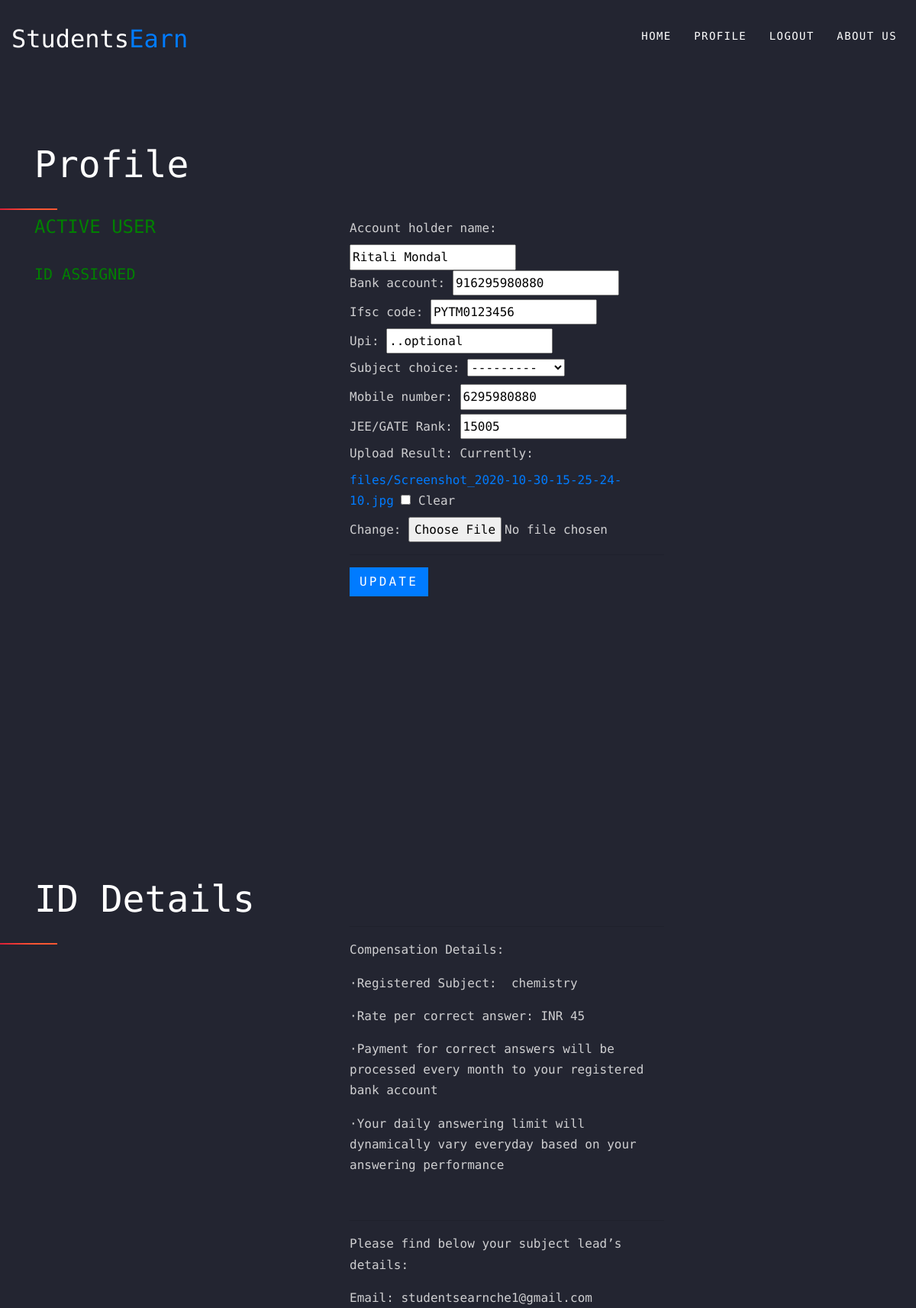
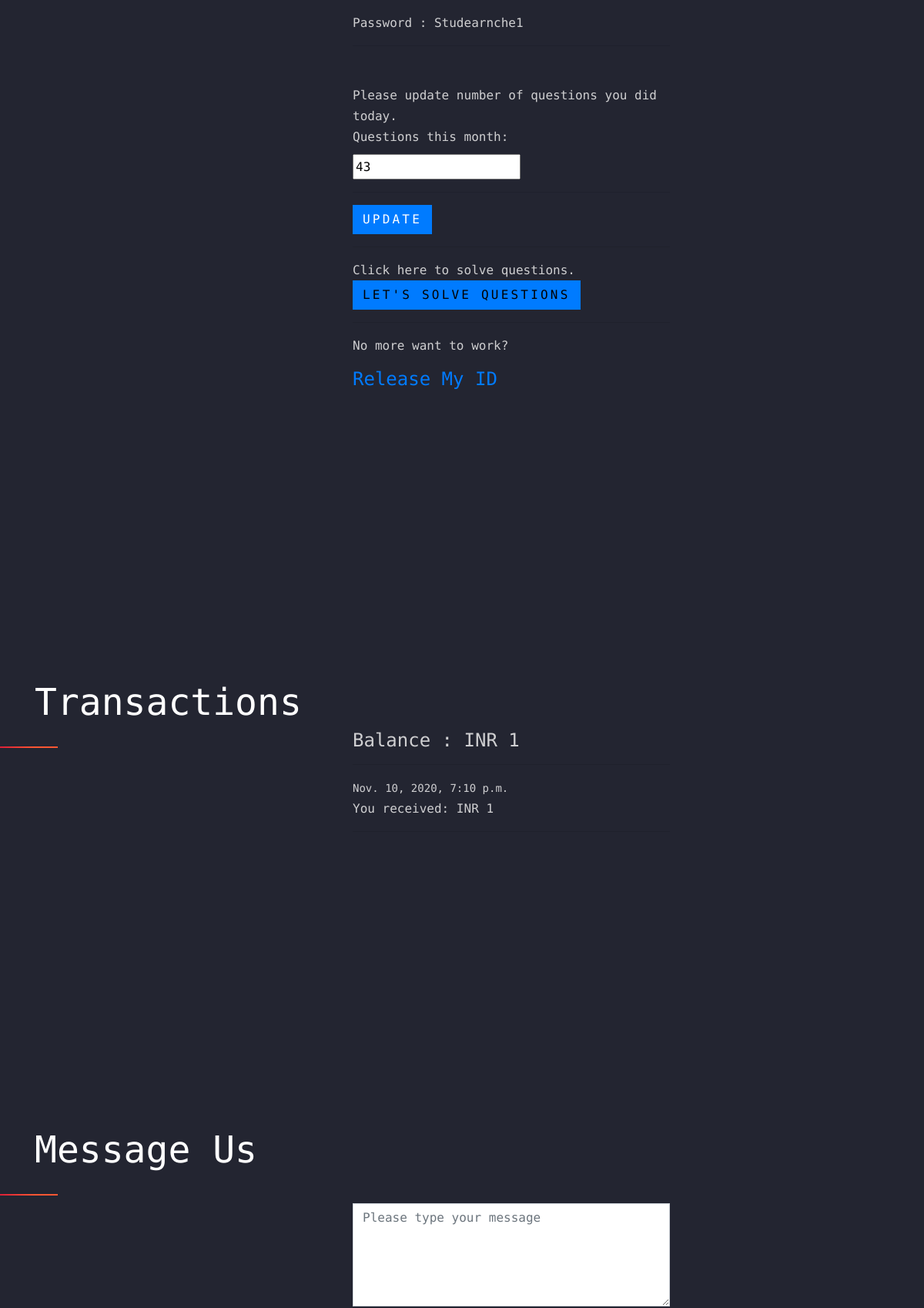
The page /profile/21/ (signed in, upper part) on the database its author committed (2 pictures, top to bottom).
### core/models.py (models this page shows, shortened)
class Profile(models.Model):
	user = models.OneToOneField(User, on_delete=models.CASCADE)
	account_holder_name = models.CharField(max_length=100, default='...ABCD')
	bank_account = models.CharField(max_length=100, default='...00')
	ifsc_code = models.CharField(max_length=100, default='...ABCD')
	upi = models.CharField(max_length=100, default='..optional')
	balance = models.IntegerField(default=0)
	questions_this_month = models.IntegerField(default=0)
	id_alloted = models.ForeignKey(EmailID, on_delete=models.CASCADE, null=True, blank=True)
	subject_choice = models.ForeignKey(Category, on_delete=models.CASCADE, null=True, blank=True)
	is_active = models.BooleanField(default=False)
	mobile_number = models.CharField(max_length=13, null=True, blank=True)
	rank = models.CharField(max_length=5, null=True, blank=True, verbose_name="JEE/GATE Rank")
	result_file = models.ImageField(upload_to='files', null=True, blank=True, verbose_name="Upload Result")
	send_verify_mail_yes = models.BooleanField(default=False)
	send_verify_mail_no = models.BooleanField(default=False)
	subject_message = models.CharField(max_length=200, default='StudentsEarn...')
	message = models.TextField(default='Hello........')
	send_message = models.BooleanField(default=False)
	date = models.DateTimeField(auto_now_add=True)
	class Meta:
		verbose_name_plural = "Profiles"
		ordering = ['-questions_this_month',]

class EmailID(models.Model):
	Email = models.EmailField()
	Password = models.CharField(max_length=100)
	Subject = models.ForeignKey(Category, on_delete=models.CASCADE)
	is_alloted = models.BooleanField(default=False)
	user = models.ForeignKey(User, on_delete=models.CASCADE, null=True, blank=True)
	release = models.BooleanField(default=False)

class Category(models.Model):
	Title = models.CharField(max_length=100)
	price = models.IntegerField(default=30)
	class Meta:
		verbose_name_plural = "Categories"
	def __str__(self):
		return self.Title

class Transaction(models.Model):
	user = models.ForeignKey(Profile, on_delete=models.CASCADE)
	credit = models.IntegerField(default=0)
	date = models.DateTimeField(auto_now_add=True)

### core/views.py (the view, shortened to what this page needs)
# urls.py: path('profile/<int:pk>/', views.profile, name='profile'),
def profile(request, pk):
	object = Profile.objects.filter(user__id=pk).first()
	from datetime import date
	today = date.today()
	d1 = today.strftime("%d")
	d1 = int(d1)
	if (d1 == 1):
		object.questions_this_month = 0
	saved = False
	if not object.rank:
		saved = True
	form = ProfileForm(initial={'bank_account' : object.bank_account,
		'ifsc_code' : object.ifsc_code,
		'subject' : object.subject_choice,
		'mobile_number' : object.mobile_number,
		'rank' : object.rank,
		'result_file' : object.result_file,
		'upi' : object.upi,
		'bank_account' : object.bank_account,
		'account_holder_name': object.account_holder_name,
	})
	form2 = QuestionForm(initial={'questions_this_month': object.questions_this_month,})
	active = object.is_active
	uploaded = False
	print(object.result_file)
	if object.result_file:
		uploaded = True
	messages = Message.objects.filter(user=request.user)
	messages = messages[0:3]
	m = request.GET.get('mess')
	print("message = ", m)
	helptext = ""
	assigned = False
	if (object.id_alloted is not None):
		assigned = True
	email_id = None
	pass_word = None
	if assigned:
		email_id = object.id_alloted.Email
		pass_word = object.id_alloted.Password
	transactions = Transaction.objects.filter(user=object)
	transactions = transactions[::-1]
	transactions = transactions[0:5]
	context = {
		'transactions' : transactions,
		'email_id' : email_id,
		'pass_word' : pass_word,
		'assigned' : assigned,
		'form' : form,
		'saved' : saved,
		'p' : object,
		'uploaded' : uploaded,
		'active' : active,
		'messages' : messages,
		'helptext' : helptext,
		'form2' : form2,
	}
	return render(request, 'core/profile.html', context)

### core/forms.py
class ProfileForm(ModelForm):
	class Meta:
		model = Profile
		fields = ['account_holder_name', 'bank_account', 'ifsc_code', 'upi', 'subject_choice', 'mobile_number', 'rank', 'result_file']

class QuestionForm(ModelForm):
	class Meta:
		model = Profile
		fields = ['questions_this_month',]

### core/views.py (called while the page is built)
def is_valid_queryparam(param):
	return param != '' and param is not None

### core/templates/core/profile.html (shortened to what this page needs)
{% extends 'core/base.html' %}
{% load static %}
{% block content %}
<div class="site-section">
      <div class="container">
        <div class="row mb-5">
          <div class="col-lg-4" data-aos="fade-up" data-aos-delay="100">
            <div class="site-section-heading">
              <h2>Profile</h2>
              {% if active %}
        <h4 style="color:green"> ACTIVE USER</h4><br>
        {% if assigned %}
        <h5 style="color:green"> ID ASSIGNED</h5>
        {% endif %}
        {% else %}
        <h4 style="color:red"> INACTIVE USER</h4>
        {% endif %}
            </div>
          </div>
          <div class="col-lg-5 mt-5 pl-lg-5" data-aos="fade-up" data-aos-delay="200">
            <form style="margin-top:50px;" method="POST" enctype="multipart/form-data">
    {% for field in form.visible_fields %}
    <div class="fieldWrapper">
      {% if field is not None %}
        {{ field.label_tag }} {{ field }}
        {% endif %}
    </div>
{% endfor %}
<hr>
  <button type="submit" class="btn btn-primary">Update</button>
</form>
          </div>
        </div>
      </div>
    </div>
{% if assigned %}
<div class="site-section">
      <div class="container">
        <div class="row mb-5">
          <div class="col-lg-4" data-aos="fade-up" data-aos-delay="100">
            <div class="site-section-heading">
              <h2>ID Details</h2>
            </div>
          </div>
          <div class="col-lg-5 mt-5 pl-lg-5" data-aos="fade-up" data-aos-delay="200">
<div dir="auto">
  <hr>
<p><strong>Compensation Details:<u></u><u></u></strong></p>
<p><u></u>&middot;Registered Subject:&nbsp; {{ p.id_alloted.Subject }}<u></u><u></u></p>
<p><u></u>&middot;Rate per correct answer: INR {{ p.id_alloted.Subject.price }}<u></u></p>
<p><u></u>&middot;Payment for correct answers will be processed every month to your registered bank account<u></u><u></u></p>
<p><u></u>&middot;Your daily answering limit will dynamically vary everyday based on your answering performance<u></u><u></u></p>
<p><u></u>&nbsp;<u></u></p>
<hr>
<p>Please find below your subject lead&rsquo;s details:</p>
<p>Email: {{ p.id_alloted.Email }}</p>
<p>Password : {{ p.id_alloted.Password }}</p>
<hr>
<form style="margin-top:50px;" method="POST" enctype="multipart/form-data">
      Please update number of questions you did today.
    {% for field in form2.visible_fields %}
    <div class="fieldWrapper">
      {% if field is not None %}
        {{ field.label_tag }} {{ field }}
        {% endif %}
    </div>
{% endfor %}
<hr>
  <button type="submit" class="btn btn-primary">Update</button>
</form>
<hr>
Click here to solve questions.
<button class="btn btn-primary"><a style="color:black;" href="http://expert.chegg.com/home">Let's solve questions</a></button>
<hr>
<p>No more want to work?</p>
<h4><a href="{% static 'core/confirm_release.html' %}">Release My ID</a></h4>
</div>
          </div>
        </div>
      </div>
    </div>
{% endif %}
{% if transactions %}
<div class="site-section">
      <div class="container">
        <div class="row mb-5">
          <div class="col-lg-4" data-aos="fade-up" data-aos-delay="100">
            <div class="site-section-heading">
              <h2>Transactions</h2>
            </div>
          </div>
          <div class="col-lg-5 mt-5 pl-lg-5" data-aos="fade-up" data-aos-delay="200">
            <h4>Balance : INR {{ p.balance }}</h4>
          <hr>
            {% for m in transactions %}
            <small>{{ m.date }}</small>
            <p>You received: INR {{ m.credit }}</p>
            <hr>
            {% endfor %}
          </div>
        </div>
      </div>
    </div>
{% endif %}
<div class="site-section">
      <div class="container">
        <div class="row mb-5">
          <div class="col-lg-4" data-aos="fade-up" data-aos-delay="100">
            <div class="site-section-heading">
              <h2>Message Us</h2>
            </div>
          </div>
          <div class="col-lg-5 mt-5 pl-lg-5" data-aos="fade-up" data-aos-delay="200">
            <form style="margin-top:50px;">
            <textarea class="form-control rounded-0" id="exampleFormControlTextarea1" rows="5" placeholder="Please type your message" name="mess"></textarea>
</form>
          </div>
        </div>
      </div>
    </div>
{% endblock content %}

### core/templates/core/base.html (shortened to what this page needs)
{% load static %}
<!DOCTYPE html>
<html lang="en">
  <head>
    <link rel="stylesheet" href="{% static 'core/fonts/icomoon/style.css' %}">
    <link rel="stylesheet" href="{% static 'core/css/bootstrap.min.css' %}">
    <link rel="stylesheet" href="{% static 'core/css/magnific-popup.css' %}">
    <link rel="stylesheet" href="{% static 'core/css/jquery-ui.css' %}">
    <link rel="stylesheet" href="{% static 'core/css/owl.carousel.min.css' %}">
    <link rel="stylesheet" href="{% static 'core/css/owl.theme.default.min.css' %}">
    <link rel="stylesheet" href="{% static 'core/css/bootstrap-datepicker.css' %}">
    <link rel="stylesheet" href="{% static 'core/fonts/flaticon/font/flaticon.css' %}">
    <link rel="stylesheet" href="{% static 'core/css/aos.css' %}">
    <link rel="stylesheet" href="{% static 'core/css/style.css' %}">
  </head>
  <body>
  <div class="site-wrap">
    <header class="site-navbar py-3" role="banner">
      <div class="container-fluid">
        <div class="row align-items-center">
          <div class="col-11 col-xl-2">
            <h1 class="mb-0"><a href="{% url 'home' %}" class="text-white h2 mb-0">Students<span class="text-primary">Earn</span> </a></h1>
          </div>
          <div class="col-12 col-md-10 d-none d-xl-block">
            <nav class="site-navigation position-relative text-right" role="navigation">
              <ul class="site-menu js-clone-nav mx-auto d-none d-lg-block">
                <li><a href="{% url 'home' %}">Home</a></li>
                {% if not user.is_authenticated %}
                <li><a href="{% url 'login' %}">Login</a></li>
                <li><a href="{% url 'register' %}">Register</a></li>
                <li class="cta"><a href="{% url 'aboutus' %}">About Us</a></li>
                {% else %}
                <li><a href="{% url 'profile' user.id %}">Profile</a></li>
                <li><a href="{% url 'logout' %}">Logout</a></li>
                <li><a href="{% url 'aboutus' %}">About Us</a></li>
                {% endif %}
              </ul>
            </nav>
          </div>
          </div>
        </div>
      </div>
    <br>
    {% block content %}
    {% endblock content %}
  </body>
</html>

### core/static/core/css/style.css (style rules this page uses)
body { line-height: 1.7; color: #cfcfd1; font-weight: 300; font-size: 1rem; background: #232531; font-family: "Roboto Mono", -apple-system, BlinkMacSystemFont, "Segoe UI", Roboto, "Helvetica Neue", Arial, sans-serif, "Apple Color Emoji", "Segoe UI Emoji", "Segoe UI Symbol", "Noto Color Emoji"; }
a { -webkit-transition: .3s all ease; -o-transition: .3s all ease; transition: .3s all ease; }
h1, h2, h3, h4, h5, .h1, .h2, .h3, .h4, .h5 { font-family: "Roboto Mono", -apple-system, BlinkMacSystemFont, "Segoe UI", Roboto, "Helvetica Neue", Arial, sans-serif, "Apple Color Emoji", "Segoe UI Emoji", "Segoe UI Symbol", "Noto Color Emoji"; }
.site-wrap:before { -webkit-transition: .3s all ease-in-out; -o-transition: .3s all ease-in-out; transition: .3s all ease-in-out; background: rgba(0, 0, 0, 0.6); content: ""; position: absolute; z-index: 2000; top: 0; left: 0; right: 0; bottom: 0; opacity: 0; visibility: hidden; }
.btn { text-transform: uppercase; letter-spacing: .2em; border-radius: 0; }
.form-control { height: 43px; border-radius: 0; }
.site-section { padding: 2.5em 0; }
@media (min-width: 768px) { .site-section { padding: 10em 0; } }
.site-section-heading h2 { position: relative; font-size: 2.5rem; color: #fff; padding-bottom: 30px; }
@media (min-width: 768px) { .site-section-heading h2 { font-size: 3rem; } }
.site-section-heading h2:after { content: ""; left: 0%; bottom: 0; position: absolute; width: 100px; height: 2px; background: -webkit-gradient(linear, left top, right top, from(#c70039), color-stop(70%, #ff5733)); background: -webkit-linear-gradient(left, #c70039, #ff5733 70%); background: -o-linear-gradient(left, #c70039, #ff5733 70%); background: linear-gradient(to right, #c70039, #ff5733 70%); }
@media (min-width: 992px) { .site-section-heading h2:after { left: -20%; } }
.site-navbar { margin-bottom: 0px; z-index: 1999; position: absolute; width: 100%; }
.site-navbar .site-navigation .site-menu { margin-bottom: 0; }
.site-navbar .site-navigation .site-menu a { text-decoration: none !important; display: inline-block; text-transform: uppercase; letter-spacing: .1em; font-size: 14px; }
.site-navbar .site-navigation .site-menu > li { display: inline-block; padding: 10px 10px; }
.site-navbar .site-navigation .site-menu > li > a { padding: 10px 0px; color: #fff; text-decoration: none !important; position: relative; }
.site-navbar .site-navigation .site-menu > li > a:after { content: ""; background: -webkit-gradient(linear, left top, right top, from(#c70039), color-stop(70%, #ff5733)); background: -webkit-linear-gradient(left, #c70039, #ff5733 70%); background: -o-linear-gradient(left, #c70039, #ff5733 70%); background: linear-gradient(to right, #c70039, #ff5733 70%); width: 0; height: 2px; position: absolute; left: 0; bottom: 0; -webkit-transition: .3s all ease-in-out; -o-transition: .3s all ease-in-out; transition: .3s all ease-in-out; }
.site-mobile-menu .site-nav-wrap { padding: 0; margin: 0; list-style: none; position: relative; }
.site-mobile-menu .site-nav-wrap a { padding: 10px 20px; display: block; position: relative; color: #212529; }
.site-mobile-menu .site-nav-wrap li { position: relative; display: block; }
.site-mobile-menu .site-nav-wrap > li { display: block; position: relative; float: left; width: 100%; }
.site-mobile-menu .site-nav-wrap > li > a { padding-left: 20px; font-size: 20px; }
.container-fluid { max-width: 1400px; }

### rows shown on the page
Profile: visible_fields "Ritali Mondal" "916295980880" "PYTM0123456" "..optional" "---------" "6295980880" "15005", id_alloted.Subject "chemistry", id_alloted.Subject.price "45", id_alloted.Email "studentsearnche1@gmail.com", id_alloted.Password "Studearnche1", visible_fields "43", balance "1"
Transaction: date "Nov. 10, 2020, 7:10 p.m.", credit "1"

### other values the page prints
{{ field.label_tag }} "Account holder name:" "Bank account:" "Ifsc code:" "Upi:" "Subject choice:" "Mobile number:" "JEE/GATE Rank:" "Upload Result:"
{{ field.label_tag }} "Questions this month:"
